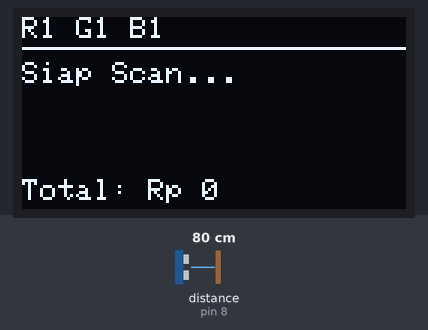
Recording of a sketch running on a simulated Arduino Uno, built with avr-gcc and run on an emulated ATmega328P. Shown: 128×64 one-colour display. Wiring (inferred from the names in the program): range finder with pulse-width output: data pin 8. The test bench sets the inputs (shaded band); at power-on: distance to the obstacle (sensor on pin 8) 80 cm. The echo pulse lasts 58.3 µs per cm; what the sketch prints to the serial monitor is not drawn.

Above: at 2.2 s.
2.3 s: distance to the obstacle (sensor on pin 8) set to 250 cm
At 4.0 s:
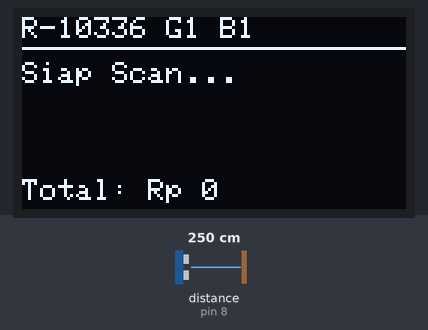
4.4 s: distance to the obstacle (sensor on pin 8) set to 299 cm
At 6.9 s:
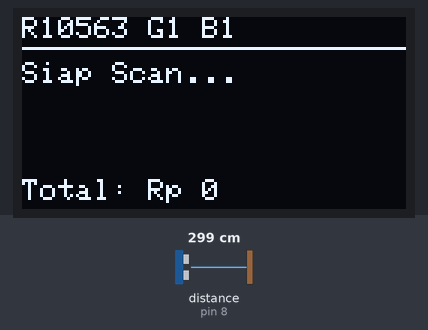
Timing chart, 0 to 8.4 s (numbered marks = the images above; inputs shaded):
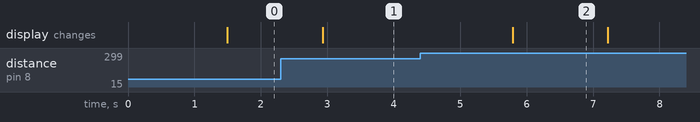

The sketch:

SMART_SAVING_TCS3200.ino
```cpp
#include <Wire.h>
#include <Adafruit_GFX.h>
#include <Adafruit_SSD1306.h>

// Pin sensor warna TCS3200
#define S0 4
#define S1 5
#define S2 6
#define S3 7
#define sensorOut 8

// OLED 128x64
#define SCREEN_WIDTH  128
#define SCREEN_HEIGHT  64
Adafruit_SSD1306 display(SCREEN_WIDTH, SCREEN_HEIGHT, &Wire, -1);

// Struct untuk menyimpan range warna tiap nominal
struct MoneyRange {
  long nominal;
  int rMin, rMax;
  int gMin, gMax;
  int bMin, bMax;
};

// Data kalibrasi RGB uang Rupiah (20 sampel per nominal, area setengah sisi bawah)
MoneyRange money[] = {
  {100000, 105, 116, 178, 188, 147, 159},
  { 50000, 131, 140, 123, 130,  90,  96},
  { 20000, 115, 122, 117, 123, 105, 112},
  { 10000, 115, 122, 136, 142,  99, 106},
  {  5000,  83,  97, 115, 131,  97, 113},
  {  2000, 129, 140, 144, 155, 113, 123},
  {  1000, 106, 116, 126, 136, 120, 130}
};

int red = 0, green = 0, blue = 0;
long totalSavings = 0;

// Logika hold-time: uang harus terdeteksi stabil 2x berturut-turut sebelum disimpan
long lastSeenMoney = 0;
int  holdCounter   = 0;
bool isSaved       = false;

void setup() {
  Serial.begin(115200);

  pinMode(S0, OUTPUT); pinMode(S1, OUTPUT);
  pinMode(S2, OUTPUT); pinMode(S3, OUTPUT);
  pinMode(sensorOut, INPUT);

  // Sensitivitas sensor 20%
  digitalWrite(S0, HIGH);
  digitalWrite(S1, LOW);

  if (!display.begin(SSD1306_SWITCHCAPVCC, 0x3C)) {
    Serial.println(F("OLED Error - cek kabel I2C"));
    for (;;);
  }

  display.clearDisplay();
  display.setTextSize(1);
  display.setTextColor(SSD1306_WHITE);
  display.setCursor(0, 0);
  display.println(F("SYSTEM READY"));
  display.println(F("Anti-Freeze Mode"));
  display.display();
  delay(1000);
}

void loop() {
  readRGB();
  long currentMoney = detectMoney();

  Serial.print(F("R:")); Serial.print(red);
  Serial.print(F(" G:")); Serial.print(green);
  Serial.print(F(" B:")); Serial.print(blue);

  if (currentMoney > 0) {
    Serial.print(F(" -> DETEKSI: Rp "));
    Serial.print(currentMoney);
  } else {
    Serial.print(F(" -> ..."));
  }

  if (currentMoney > 0) {
    if (currentMoney == lastSeenMoney) {
      if (!isSaved) {
        holdCounter++;
        Serial.print(F(" [Hold: ")); Serial.print(holdCounter); Serial.print(F("]"));

        if (holdCounter >= 2) {
          totalSavings += currentMoney;
          isSaved = true;
          Serial.println(F("\n>>> UANG DISIMPAN <<<"));

          display.clearDisplay();
          display.setTextSize(2);
          display.setCursor(20, 25);
          display.println(F("OK!"));
          display.display();
          delay(500);
        }
      }
    } else {
      holdCounter = 0;
      isSaved     = false;
    }
  } else {
    holdCounter = 0;
    isSaved     = false;
  }

  lastSeenMoney = currentMoney;
  Serial.println();
  updateOLED(currentMoney);
  delay(1000);
}

// Baca RGB dari sensor, rata-rata 3 sampel biar lebih stabil
void readRGB() {
  int rTot = 0, gTot = 0, bTot = 0;
  int samples = 3;

  for (int i = 0; i < samples; i++) {
    digitalWrite(S2, LOW);  digitalWrite(S3, LOW);
    int r = pulseIn(sensorOut, LOW, 40000);
    if (r == 0) r = 1;
    rTot += r;
    delay(5);

    digitalWrite(S2, HIGH); digitalWrite(S3, HIGH);
    int g = pulseIn(sensorOut, LOW, 40000);
    if (g == 0) g = 1;
    gTot += g;
    delay(5);

    digitalWrite(S2, LOW);  digitalWrite(S3, HIGH);
    int b = pulseIn(sensorOut, LOW, 40000);
    if (b == 0) b = 1;
    bTot += b;
    delay(5);
  }

  red   = rTot / samples;
  green = gTot / samples;
  blue  = bTot / samples;
}

// Cocokkan RGB ke range kalibrasi, pilih yang paling dekat ke centroid
long detectMoney() {
  int  size     = sizeof(money) / sizeof(money[0]);
  long detected = 0;
  long minDist  = 60;

  for (int i = 0; i < size; i++) {
    if (red   >= money[i].rMin && red   <= money[i].rMax &&
        green >= money[i].gMin && green <= money[i].gMax &&
        blue  >= money[i].bMin && blue  <= money[i].bMax) {

      int centerR = (money[i].rMin + money[i].rMax) / 2;
      int centerG = (money[i].gMin + money[i].gMax) / 2;
      int centerB = (money[i].bMin + money[i].bMax) / 2;
      long dist   = abs(red - centerR) + abs(green - centerG) + abs(blue - centerB);

      if (dist < minDist) {
        minDist  = dist;
        detected = money[i].nominal;
      }
    }
  }
  return detected;
}

void updateOLED(long curMoney) {
  display.clearDisplay();

  display.setTextSize(1);
  display.setCursor(0, 0);
  display.print(F("R")); display.print(red);
  display.print(F(" G")); display.print(green);
  display.print(F(" B")); display.print(blue);
  display.drawLine(0, 10, 128, 10, SSD1306_WHITE);

  display.setCursor(0, 15);
  if (curMoney > 0) {
    if (isSaved) display.println(F("Status: DISIMPAN"));
    else         display.println(F("Tahan posisi..."));

    display.setTextSize(2);
    display.setCursor(0, 27);
    display.print(curMoney / 1000);
    display.println(F(".000"));
  } else {
    display.println(F("Siap Scan..."));
  }

  display.setTextSize(1);
  display.setCursor(0, 54);
  display.print(F("Total: Rp "));
  display.println(totalSavings);
  display.display();
}
```

Measured:
- after the input at 2.3 s, the display: changes after 0.63 s (image 1)
- after the input at 4.4 s, the display: changes after 1.4 s (image 2)
